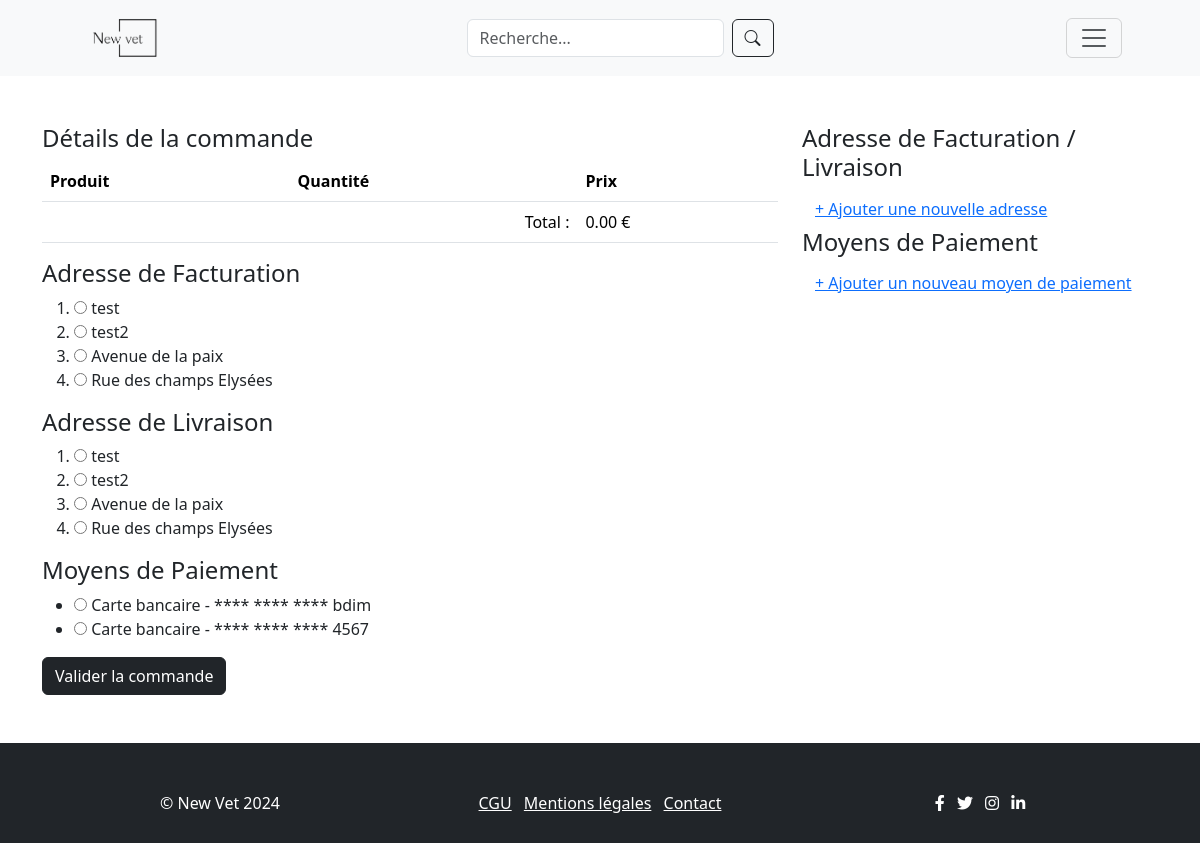
Page /checkout.php (signed in) on the committed database.
### tables this page shows
CREATE TABLE `adresses_utilisateurs` (
  `id` int(11) NOT NULL,
  `utilisateur_id` int(11) NOT NULL,
  `adresse_complète` varchar(255) NOT NULL,
  `ville` varchar(100) NOT NULL,
  `code_postal` varchar(20) NOT NULL,
  `pays` varchar(100) NOT NULL,
  `date_creation` timestamp NOT NULL DEFAULT current_timestamp()
);

CREATE TABLE `moyens_paiement` (
  `id` int(11) NOT NULL,
  `utilisateur_id` int(11) NOT NULL,
  `type` varchar(50) NOT NULL,
  `numero_carte` varchar(20) DEFAULT NULL,
  `nom_titulaire` varchar(100) DEFAULT NULL,
  `date_expiration` date DEFAULT NULL,
  `cvv` varchar(4) DEFAULT NULL,
  `paypal_email` varchar(100) DEFAULT NULL,
  `date_ajout` timestamp NOT NULL DEFAULT current_timestamp()
);

### functions.php (called while the page is built, shortened)
<?php
function checkLogin($con){
    if(isset($_SESSION['user_id'])){
        $id = $_SESSION['user_id'];
        $query = "SELECT * FROM utilisateurs WHERE id = '$id' limit 1";
        $result = mysqli_query($con,$query);
        if($result && mysqli_num_rows($result)> 0){
            $userData = mysqli_fetch_assoc($result);
            return $userData;
        }
    }
}
function getUserAddresses($con, $userId) {
    $query = "SELECT * FROM adresses_utilisateurs WHERE utilisateur_id = '$userId' ";
    $result = mysqli_query($con, $query);
    if ($result && mysqli_num_rows($result) > 0) {
        return mysqli_fetch_all($result, MYSQLI_ASSOC);
    }
    return [];
}
function getUserPaymentMethods($con, $userId) {
    $query = "SELECT * FROM moyens_paiement WHERE utilisateur_id = '$userId' ";
    $result = mysqli_query($con, $query);
    if ($result && mysqli_num_rows($result) > 0) {
        return mysqli_fetch_all($result, MYSQLI_ASSOC);
    }
    return [];
}
?>

### checkout.php (the view, shortened to what this page needs)
<?php
include("config.php");
include("functions.php");
$userData = checkLogin($con);
$totalPrice = 0;
$addresses = getUserAddresses($con, $userData['id']);
$paymentMethods = getUserPaymentMethods($con, $userData['id']);
?>
<!DOCTYPE html>
<html lang="fr">
<head>
    <link rel="stylesheet" href="https://cdn.jsdelivr.net/npm/bootstrap@5.3.3/dist/css/bootstrap.min.css">
    <link rel="stylesheet" href="assets/css/style.css" />
    <link rel="stylesheet" href="https://cdn.jsdelivr.net/npm/bootstrap-icons@1.11.3/font/bootstrap-icons.min.css">
    <link href="https://cdn.jsdelivr.net/npm/bootstrap@5.3.3/dist/css/bootstrap.min.css" rel="stylesheet">
</head>
<body>
    <main>
        <?php include "header.php"; ?>
        <div class="container py-5">
            <div class="row">
                <div class="col-lg-8">
                    <h4>Détails de la commande</h4>
                    <div class="table-responsive">
                        <table class="table">
                            <thead>
                                <tr>
                                    <th>Produit</th>
                                    <th>Quantité</th>
                                    <th>Prix</th>
                                </tr>
                            </thead>
                            <tfoot>
                                <tr>
                                    <td colspan="2" class="text-end">Total :</td>
                                    <td><?php echo number_format($totalPrice, 2) . " €"; ?></td>
                                </tr>
                            </tfoot>
                        </table>
                        <form method="post" action="checkout.php">
                            <h4>Adresse de Facturation</h4>
                            <ol>
                                <?php foreach ($addresses as $address): ?>
                                    <li>
                                        <input type="radio" name="billing_address" value="<?php echo $address['id']; ?>" id="billing_<?php echo $address['id']; ?>" required>
                                        <label for="billing_<?php echo $address['id']; ?>"><?php echo $address['adresse_complète']; ?></label>
                                    </li>
                                <?php endforeach; ?>
                            </ol>
                            <h4>Adresse de Livraison</h4>
                            <ol>
                                <?php foreach ($addresses as $address): ?>
                                    <li>
                                        <input type="radio" name="shipping_address" value="<?php echo $address['id']; ?>" id="shipping_<?php echo $address['id']; ?>" required>
                                        <label for="shipping_<?php echo $address['id']; ?>"><?php echo $address['adresse_complète']; ?></label>
                                    </li>
                                <?php endforeach; ?>
                            </ol>
                            <h4>Moyens de Paiement</h4>
                            <ul>
                                <?php foreach ($paymentMethods as $paymentMethod): ?>
                                    <li>
                                        <input type="radio" name="payment_method" value="<?php echo $paymentMethod['id']; ?>" id="payment_<?php echo $paymentMethod['id']; ?>" required>
                                        <label for="payment_<?php echo $paymentMethod['id']; ?>">
                                            <?php echo $paymentMethod['type'] === 'card' ? 'Carte bancaire' : 'PayPal'; ?> -
                                            <?php echo $paymentMethod['type'] === 'card' ? '**** **** **** ' . substr($paymentMethod['numero_carte'], -4) : $paymentMethod['paypal_email']; ?>
                                        </label>
                                    </li>
                                <?php endforeach; ?>
                            </ul>
                            <button type="submit" class="btn btn-dark" name="place_order">Valider la commande</button>
                        </form>
                    </div>
                </div>
                <div class="col-lg-4">
                    <form action="checkout.php" method="POST">
                        <h4>Adresse de Facturation / Livraison</h4>
                        <button type="button" class="btn btn-link" data-bs-toggle="modal" data-bs-target="#newAddressModal">+ Ajouter une nouvelle adresse</button>
                        <h4>Moyens de Paiement</h4>
                        <button type="button" class="btn btn-link" data-bs-toggle="modal" data-bs-target="#newPaymentModal">+ Ajouter un nouveau moyen de paiement</button>
                    </form>
                </div>
            </div>
        </div>
        <div class="push"></div>
    </main>
    <?php include "footer.php"; ?>
</body>
</html>

### assets/css/style.css (style rules this page uses)
body, html { height: 100%; }
main { min-height: 100vh; margin-bottom: -100px; }
footer,.push { height: 100px; }

### rows in the picture
adresses_utilisateurs: adresse_complète "test"
adresses_utilisateurs: adresse_complète "test2"
adresses_utilisateurs: adresse_complète "Avenue de la paix"
adresses_utilisateurs: adresse_complète "Rue des champs Elysées"
moyens_paiement: type "Carte bancaire", numero_carte "bdim"
moyens_paiement: type "Carte bancaire", numero_carte "4567"

### other values in the picture
$totalPrice "0.00"
